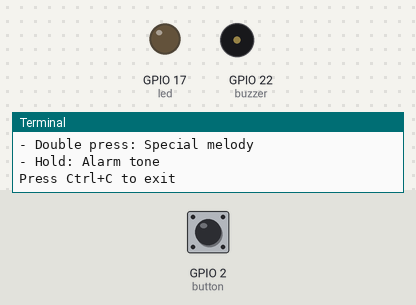
A program run on a simulated Raspberry Pi (BCM pin numbers). Parts: output pins drawn as LEDs (lit = HIGH), buzzer (waves = sounding), the last lines printed to the terminal. Dashed ring = blinking. The inputs (shaded band) are chosen by the test bench; at power-on: GPIO 2 (button) HIGH. The clock reads 2024-03-15 10:24:30 at power-on unless the program sets it.

Above: at 1.2 s.
1.3 s: GPIO 2 (button) pulled LOW for 1 s
At 1.85 s:
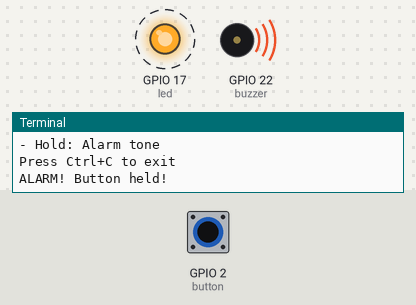
4.3 s: GPIO 2 (button) pulled LOW for 0.15 s
At 5.4 s:
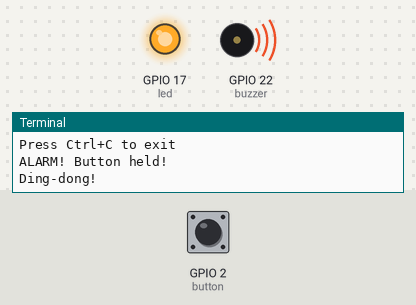
6.3 s: GPIO 2 (button) pulled LOW for 3.2 s
At 10.3 s:
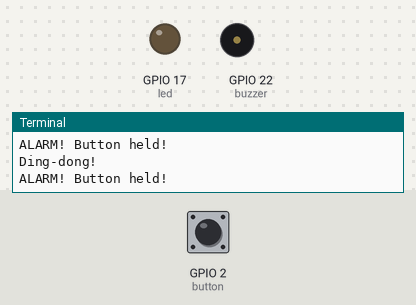
Timing chart, 0 to 11.8 s (numbered marks = the images above; inputs shaded):
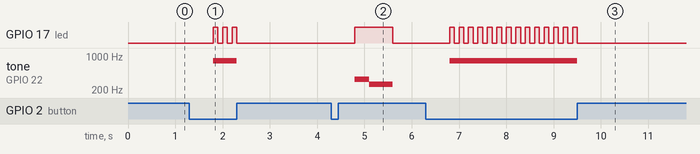

Measured:
- after the input at 1.3 s, GPIO 17 (led): alternates HIGH for 0.10 s and LOW for 0.10 s, 6 changes in all, then stays LOW, starting after 0.50 s; tone on GPIO 22 (buzzer): silent → 800 Hz after 0.50 s, → silent 0.50 s later
- after the input at 4.3 s, GPIO 17 (led): LOW → HIGH after 0.50 s, → LOW 0.80 s later; tone on GPIO 22 (buzzer): silent → 330 Hz after 0.50 s, → 262 Hz 0.30 s later, → silent 0.50 s later
- after the input at 6.3 s, GPIO 17 (led): alternates HIGH for 0.10 s and LOW for 0.10 s, 28 changes in all, then stays LOW, starting after 0.50 s; tone on GPIO 22 (buzzer): silent → 800 Hz after 0.50 s, → silent 2.7 s later

The program:

musical_doorbell.py
```python
#!/usr/bin/env python3
"""
Musical Doorbell System
- Single press: Standard doorbell chime
- Double press: Special melody
- Hold: Continuous tone
"""

from gpiozero import Button, LED, PWMOutputDevice
from time import sleep, time

# Setup components
button = Button(2)
led = LED(17)
buzzer = PWMOutputDevice(22)

# Musical notes
notes = {
    'C4': 262, 'D4': 294, 'E4': 330, 'F4': 349,
    'G4': 392, 'A4': 440, 'B4': 494, 'C5': 523,
    'C3': 131, 'E3': 165, 'G3': 196
}

def play_tone(frequency, duration):
    """Play a tone and flash LED"""
    if frequency > 0:
        buzzer.frequency = frequency
        buzzer.value = 0.5
        led.on()
        sleep(duration)
        buzzer.off()
        led.off()
    else:
        sleep(duration)

def doorbell_chime():
    """Traditional ding-dong sound"""
    print("Ding-dong!")
    play_tone(notes['E4'], 0.3)
    play_tone(notes['C4'], 0.5)

def special_melody():
    """Play a special tune"""
    print("Special melody!")
    melody = [
        ('G4', 0.2), ('E4', 0.2), ('C4', 0.2),
        ('D4', 0.2), ('E4', 0.2), ('G4', 0.4)
    ]
    for note_name, duration in melody:
        play_tone(notes[note_name], duration)
        sleep(0.05)

def alarm_tone():
    """Continuous alarm while button held"""
    print("ALARM! Button held!")
    frequency = 800
    buzzer.frequency = frequency
    buzzer.value = 0.5
    led.blink(on_time=0.1, off_time=0.1)

# Button detection variables
last_press_time = 0
press_count = 0

def button_pressed():
    """Handle button press with multi-click detection"""
    global last_press_time, press_count

    current_time = time()

    # If pressed within 0.5 seconds of last press, it's a multi-click
    if current_time - last_press_time < 0.5:
        press_count += 1
    else:
        press_count = 1

    last_press_time = current_time

    # Wait a moment to see if more clicks coming
    sleep(0.5)

    # Check if button is being held
    if button.is_pressed:
        alarm_tone()
        while button.is_pressed:
            sleep(0.1)
        buzzer.off()
        led.off()
    elif press_count == 1:
        doorbell_chime()
    elif press_count >= 2:
        special_melody()

    press_count = 0

# Setup event handler
button.when_pressed = button_pressed

print("Musical Doorbell System Active!")
print("- Single press: Doorbell chime")
print("- Double press: Special melody")
print("- Hold: Alarm tone")
print("Press Ctrl+C to exit")

try:
    while True:
        sleep(1)
except KeyboardInterrupt:
    print("\nDoorbell system deactivated")
    buzzer.off()
    led.off()
```
